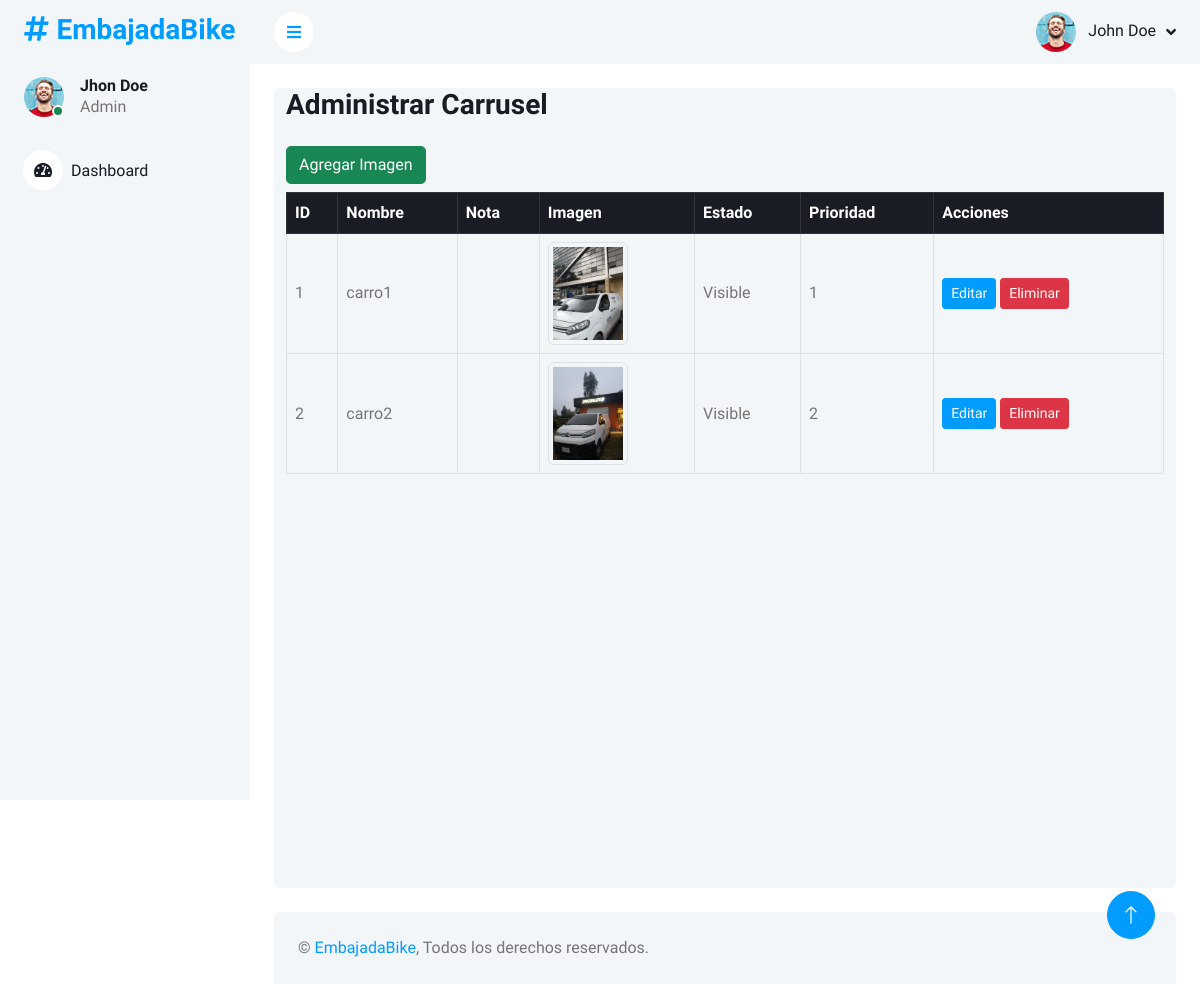
The page /index.php?c=Carousel&a=main (signed in) on the database its author committed.
### tables this page shows
CREATE TABLE `carousel` (
  `id_image` int NOT NULL,
  `name_image` varchar(50) DEFAULT NULL,
  `note_image` varchar(500) DEFAULT NULL,
  `route_image` varchar(50) DEFAULT NULL,
  `status` int DEFAULT NULL,
  `priori` int DEFAULT NULL
);

### controllers/Carousel.php (called while the page is built, shortened)
<?php
require_once "models/CarouselMdl.php";
class Carousel {
    private $carouselModel;
    public function __construct() {
        $this->carouselModel = new CarouselMdl();
    }
    public function main() {
        $images = $this->carouselModel->getAll();
        require_once "views/charges/admin/modules/1_header.php";
		require_once "views/charges/admin/modules/2_nav_lat.php";
		require_once "views/charges/admin/modules/3_nav_sup.php";
        require_once "views/charges/admin/pages/carousel/read_carousel.php";
		require_once "views/charges/admin/modules/5_footer.php";
    }
}
?>

### models/Database.php (called while the page is built)
<?php
    class Database {
        private static $instance = null;
        private $pdo;
            private function __construct() {
                try {
                    $dsn = "mysql:host=localhost;dbname=en_bajada_bike_db;charset=utf8mb4";
                    $username = "root";
                    $password = "";
                    $this->pdo = new PDO($dsn, $username, $password);
                    $this->pdo->setAttribute(PDO::ATTR_ERRMODE, PDO::ERRMODE_EXCEPTION);
                } catch (PDOException $ex) {
                    die("Error en la conexión: " . $ex->getMessage());
                }
            }
            public static function getInstance() {
                if (!self::$instance) {
                    self::$instance = new Database();
                }
                return self::$instance;
            }
            public function getConnection() {
                return $this->pdo;
            }
    }
?>

### models/CarouselMdl.php (called while the page is built, shortened)
<?php
require_once "Database.php";
class CarouselMdl {
    private $pdo;
    public function __construct() {
        $this->pdo = Database::getInstance()->getConnection();
    }
    public function getAll() {
        $stmt = $this->pdo->prepare("SELECT * FROM carousel ORDER BY priori ASC");
        $stmt->execute();
        return $stmt->fetchAll(PDO::FETCH_ASSOC);
    }
}
?>

### views/charges/admin/pages/carousel/read_carousel.php (the view)
<div class="container-fluid pt-4 px-4">
  <div class="row vh-100 bg-light rounded align-items-start justify-content-start mx-0">
    <div class="col-12">
      <h3 class="mb-4">Administrar Carrusel</h3>
      <a href="index.php?c=Carousel&a=create" class="btn btn-success mb-2">Agregar Imagen</a>
      <div class="table-responsive">
        <table class="table table-bordered align-middle">
          <thead class="table-dark">
            <tr>
              <th>ID</th>
              <th>Nombre</th>
              <th>Nota</th>
              <th>Imagen</th>
              <th>Estado</th>
              <th>Prioridad</th>
              <th>Acciones</th>
            </tr>
          </thead>
          <tbody>
            <?php if(!empty($images)): ?>
              <?php foreach($images as $img): ?>
                <tr>
                  <td><?php echo $img['id_image']; ?></td>
                  <td><?php echo $img['name_image']; ?></td>
                  <td><?php echo $img['note_image']; ?></td>
                  <td>
                    <?php if(!empty($img['route_image'])): ?>
                      <img src="assets/images/carousel/<?php echo $img['route_image']; ?>" alt="<?php echo $img['name_image']; ?>" class="img-thumbnail" width="80">
                    <?php else: ?>
                      Sin imagen
                    <?php endif; ?>
                  </td>
                  <td><?php echo ($img['status'] == 1) ? "Visible" : "Oculta"; ?></td>
                  <td><?php echo $img['priori']; ?></td>
                  <td>
                    <a href="index.php?c=Carousel&a=edit&id=<?php echo $img['id_image']; ?>" class="btn btn-primary btn-sm">Editar</a>
                    <a href="index.php?c=Carousel&a=delete&id=<?php echo $img['id_image']; ?>" class="btn btn-danger btn-sm">Eliminar</a>
                  </td>
                </tr>
              <?php endforeach; ?>
            <?php else: ?>
              <tr>
                <td colspan="7" class="text-center">No hay imágenes en el carrusel.</td>
              </tr>
            <?php endif; ?>
          </tbody>
        </table>
      </div>
    </div>
  </div>
</div>

### assets/dep/dashboard/css/style.css (style rules this page uses)
:root { --primary: #009CFF; --light: #F3F6F9; --dark: #191C24; }
.btn { transition: .5s; }
.btn.btn-primary { color: #FFFFFF; }

### rows shown on the page
carousel: id_image "1", name_image "carro1", route_image (picture), status "Visible", priori "1"
carousel: id_image "2", name_image "carro2", route_image (picture), status "Visible", priori "2"
